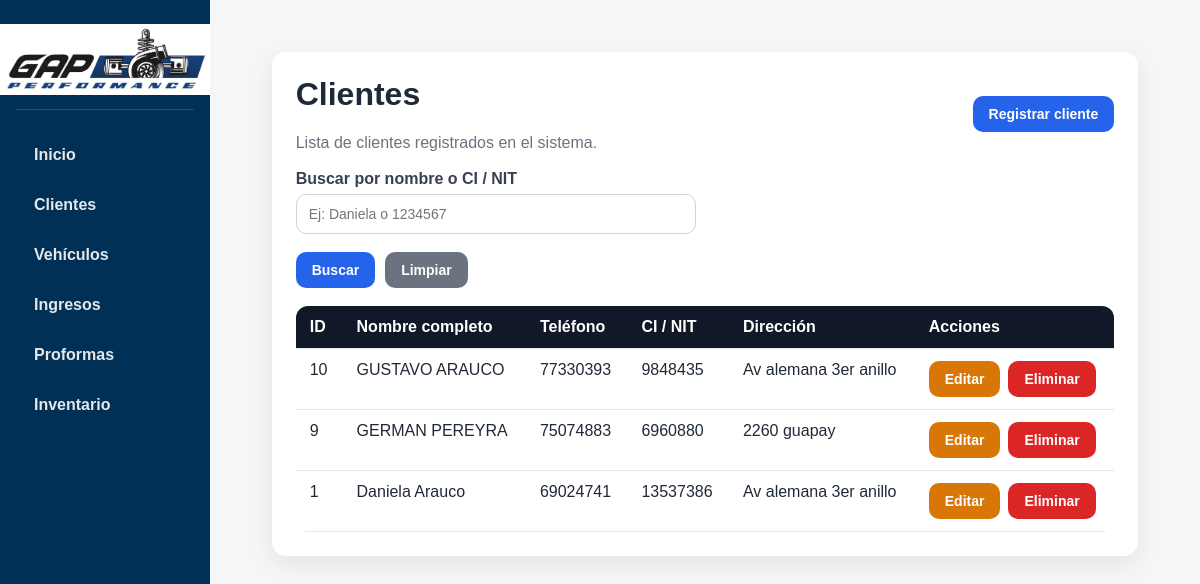
Screenshot of /clientes with the database file from the repository.
### tables this page shows
CREATE TABLE clientes (
    id_cliente INTEGER PRIMARY KEY AUTOINCREMENT,
    nombre_completo TEXT NOT NULL,
    telefono TEXT NOT NULL,
    ci_nit TEXT,
    direccion TEXT
);

### app.py (the view)
@app.route("/clientes")
def listar_clientes():
    busqueda = request.args.get("busqueda", "").strip()
    conexion = conectar_db()
    cursor = conexion.cursor()
    if busqueda:
        cursor.execute("""
            SELECT *
            FROM clientes
            WHERE nombre_completo LIKE ? OR ci_nit LIKE ?
            ORDER BY id_cliente DESC
        """, (f"%{busqueda}%", f"%{busqueda}%"))
    else:
        cursor.execute("SELECT * FROM clientes ORDER BY id_cliente DESC")
    clientes = cursor.fetchall()
    conexion.close()
    return render_template("clientes.html", clientes=clientes, busqueda=busqueda)

### app.py (called while the page is built)
def conectar_db():
    conexion = sqlite3.connect("taller.db")
    conexion.row_factory = sqlite3.Row
    return conexion

### templates/clientes.html (shortened to what this page needs)
{% extends "base.html" %}
{% block content %}
<div class="card">
    <div class="page-header">
        <div>
            <h1>Clientes</h1>
            <p>Lista de clientes registrados en el sistema.</p>
        </div>
        <a class="btn btn-primary" href="/clientes/nuevo">Registrar cliente</a>
    </div>
    <form method="GET" action="/clientes" class="mb-3">
        <div class="form-grid">
            <div class="form-group">
                <label>Buscar por nombre o CI / NIT</label>
                <input type="text" name="busqueda" value="{{ busqueda or '' }}" placeholder="Ej: Daniela o 1234567">
            </div>
        </div>
        <div class="form-actions">
            <button class="btn btn-primary" type="submit">Buscar</button>
            <a class="btn btn-secondary" href="/clientes">Limpiar</a>
        </div>
    </form>
    <div class="table-responsive">
        <table>
            <thead>
                <tr>
                    <th>ID</th>
                    <th>Nombre completo</th>
                    <th>Teléfono</th>
                    <th>CI / NIT</th>
                    <th>Dirección</th>
                    <th>Acciones</th>
                </tr>
            </thead>
            <tbody>
                {% for cliente in clientes %}
                <tr>
                    <td>{{ cliente["id_cliente"] }}</td>
                    <td>{{ cliente["nombre_completo"] }}</td>
                    <td>{{ cliente["telefono"] }}</td>
                    <td>{{ cliente["ci_nit"] }}</td>
                    <td>{{ cliente["direccion"] }}</td>
                    <td>
                        <div class="actions">
                            <a class="btn btn-warning" href="/clientes/{{ cliente['id_cliente'] }}/editar">Editar</a>
                            <form class="inline-form" action="/clientes/{{ cliente['id_cliente'] }}/eliminar" method="POST">
                                <button class="btn btn-danger" type="submit" onclick="return confirm('¿Seguro que deseas eliminar este cliente?')">Eliminar</button>
                            </form>
                        </div>
                    </td>
                </tr>
                {% endfor %}
            </tbody>
        </table>
    </div>
</div>
{% endblock %}

### static/style.css (style rules this page uses)
* { box-sizing: border-box; }
body { margin: 0; font-family: Arial, Helvetica, sans-serif; background-color: #f4f6f8; color: #1f2937; }
a { text-decoration: none; }
h1, h2, h3 { margin-top: 0; }
.card { background: white; border-radius: 14px; padding: 24px; box-shadow: 0 8px 24px rgba(0, 0, 0, 0.08); margin-bottom: 24px; }
.btn { display: inline-block; padding: 10px 16px; border: none; border-radius: 10px; cursor: pointer; font-size: 14px; font-weight: bold; transition: 0.2s; }
.btn-primary { background: #2563eb; color: white; }
.btn-secondary { background: #6b7280; color: white; }
.btn-danger { background: #dc2626; color: white; }
.btn-warning { background: #d97706; color: white; }
.inline-form { display: inline; }
.form-grid { display: grid; grid-template-columns: 1fr 1fr; gap: 18px; }
.form-group { display: flex; flex-direction: column; }
label { font-weight: bold; margin-bottom: 6px; color: #374151; }
input, select, textarea { width: 100%; padding: 11px 12px; border: 1px solid #d1d5db; border-radius: 10px; background: #fff; font-size: 14px; transition: 0.2s; }
.form-actions { margin-top: 18px; display: flex; gap: 10px; flex-wrap: wrap; }
.table-responsive { overflow-x: auto; }
table { width: 100%; border-collapse: collapse; background: white; border-radius: 12px; overflow: hidden; }
thead { background: #111827; color: white; }
th, td { padding: 12px 14px; text-align: left; border-bottom: 1px solid #e5e7eb; vertical-align: top; }
.page-header { display: flex; justify-content: space-between; align-items: center; gap: 12px; flex-wrap: wrap; margin-bottom: 18px; }
.page-header p { margin: 0; color: #6b7280; }
.mb-3 { margin-bottom: 18px; }
.actions { display: flex; gap: 8px; flex-wrap: wrap; }

### rows the page displays
clientes: id_cliente "10", nombre_completo "GUSTAVO ARAUCO", telefono "77330393", ci_nit "9848435", direccion "Av alemana 3er anillo"
clientes: id_cliente "9", nombre_completo "GERMAN PEREYRA", telefono "75074883", ci_nit "6960880", direccion "2260 guapay"
clientes: id_cliente "1", nombre_completo "Daniela Arauco", telefono "69024741", ci_nit "13537386", direccion "Av alemana 3er anillo"
